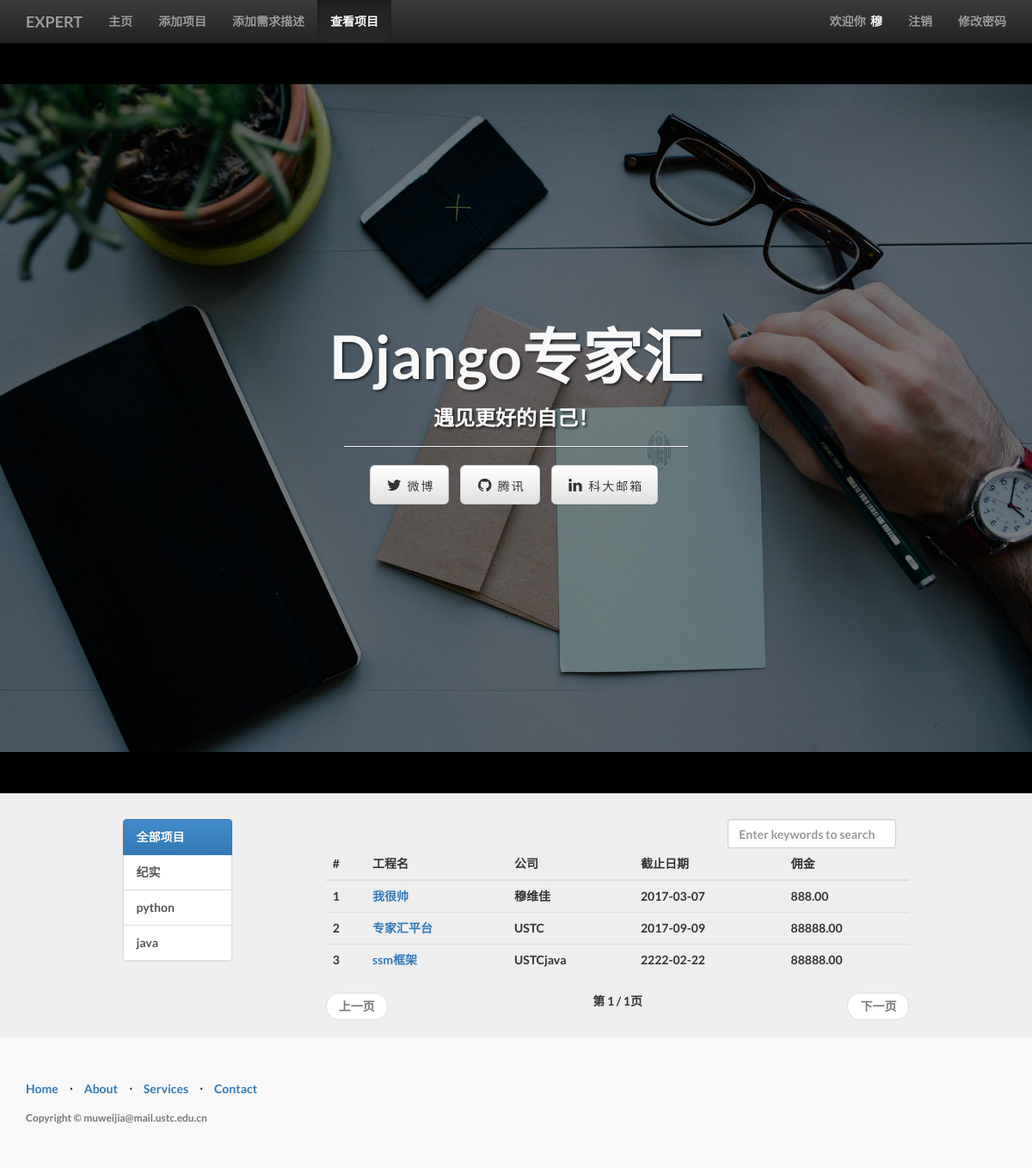
Screenshot of /view_book_list/ (signed in) with the database file from the repository.
### management/models.py (models this page shows, shortened)
class MyUser(models.Model):
    user = models.OneToOneField(User)
    nickname = models.CharField(max_length=16)
    permission = models.IntegerField(default=1)

class Book(models.Model):
    name = models.CharField(max_length=128)
    price = models.FloatField()
    author = models.CharField(max_length=128)
    publish_date = models.DateField()
    category = models.CharField(max_length=128)
    class META:
        ordering = ['name']

### management/views.py (the view)
# urls.py: url(r'^view_book_list/$', views.view_book_list, name='view_book_list'),
def view_book_list(request):
    user = request.user if request.user.is_authenticated() else None
    category_list = Book.objects.values_list('category', flat=True).distinct()
    query_category = request.GET.get('category', 'all')
    if (not query_category) or Book.objects.filter(category=query_category).count() is 0:
        query_category = 'all'
        book_list = Book.objects.all()
    else:
        book_list = Book.objects.filter(category=query_category)
    if request.method == 'POST':
        keyword = request.POST.get('keyword', '')
        book_list = Book.objects.filter(name__contains=keyword)
        query_category = 'all'
    paginator = Paginator(book_list, 5)
    page = request.GET.get('page')
    try:
        book_list = paginator.page(page)
    except PageNotAnInteger:
        book_list = paginator.page(1)
    except EmptyPage:
        book_list = paginator.page(paginator.num_pages)
    content = {
        'user': user,
        'active_menu': 'view_book',
        'category_list': category_list,
        'query_category': query_category,
        'book_list': book_list,
    }
    return render(request, 'management/view_book_list.html', content)

### templates/management/view_book_list.html (shortened to what this page needs)
{% extends "management/base.html" %}
{% load staticfiles %}
{% block content %}
    <div class="container">
        <div class="row">
            <div class="col-md-10 col-md-offset-1">
                <div class="col-md-2">
                    <div class="list-group">
                        <a href="{% url 'view_book_list' %}" class="list-group-item" id="id_category_all">
                            全部项目
                        </a>
                        {% for category in category_list %}
                            <a href="{% url 'view_book_list' %}?category={{ category }}" class="list-group-item"
                               id="id_category_{{ category }}">
                                {{ category }}
                            </a>
                        {% endfor %}
                    </div>
                </div>
                <div class="col-md-9 col-md-offset-1">
                    <div class="col-md-4 col-md-offset-8">
                        <form role="form" method="post" name="search_form">
                            <input type="search" class="form-control" name="keyword"
                                   placeholder="Enter keywords to search" id="id_search_input" onkeyup="key_up()"
                                   autofocus>
                        </form>
                    </div>
                    <table class="table table-hover">
                        <thead>
                        <tr>
                            <th>#</th>
                            <th>工程名</th>
                            <th>公司</th>
                            <th>截止日期</th>
                            <th>佣金</th>
                        </tr>
                        </thead>
                        <tbody>
                        {% for book in book_list %}
                            <tr>
                                <td>{{ forloop.counter }}</td>
                                <td><a href="{% url 'detail' %}?id={{ book.id }}">{{ book.name }}</a></td>
                                <td>{{ book.author }}</td>
                                <td>{{ book.publish_date|date:"Y-m-d" }}</td>
                                <td>{{ book.price|floatformat:2 }}</td>
                            </tr>
                        {% empty %}
                            <tr>
                                <td>暂无项目</td>
                            </tr>
                        {% endfor %}
                        </tbody>
                    </table>
                    <nav>
                        <ul class="pager">
                            {% if book_list.has_previous %}
                                <li class="previous"><a
                                        href="?typ={{ query_category }}&page={{ book_list.previous_page_number }}">上一页</a>
                                </li>
                            {% else %}
                                <li class="previous disabled"><a href="#">上一页</a></li>
                            {% endif %}
                            第 {{ book_list.number }} / {{ book_list.paginator.num_pages }}页
                            {% if book_list.has_next %}
                                <li class="next"><a
                                        href="?typ={{ query_category }}&page={{ book_list.next_page_number }}">下一页</a>
                                </li>
                            {% else %}
                                <li class="next disabled"><a href="#">下一页</a></li>
                            {% endif %}
                        </ul>
                    </nav>
                </div>
            </div>
        </div>
    </div>
{% endblock %}

### templates/management/base.html (shortened to what this page needs)
<!DOCTYPE html>
{% load staticfiles %}
<html lang="zh-cn">
<head>
    <link rel="stylesheet" type="text/css" href="{% static 'css/bootstrap.min.css' %}">
    <link rel="stylesheet" type="text/css" href="{% static 'css/bootstrap-theme.min.css' %}">
    <link rel="stylesheet" type="text/css" href="{% static 'css/base.css' %}">
    <link href="{% static 'css/landing-page.css' %}"rel="stylesheet">
    <link href="font-awesome/css/font-awesome.min.css" rel="stylesheet" type="text/css">
</head>
<body>
<nav class="navbar navbar-inverse navbar-fixed-top" role="navigation">
    <div class="container">
        <div class="navbar-header">
            <a href="{% url 'homepage' %}" class="navbar-brand">EXPERT</a>
        </div>
        <div class="collapse navbar-collapse" id="navbar-collapse-basepage">
            <ul class="nav navbar-nav">
                <li id="homepage"><a href="{% url 'homepage' %}">主页</a></li>
                {% if user.myuser.permission > 1 %}
                    <li id="add_book"><a href="{% url 'add_book' %}">添加项目</a></li>
                    <li id="add_img"><a href="{% url 'add_img' %}">添加需求描述</a></li>
                {% endif %}
                <li id="view_book"><a href="{%url 'view_book_list'%}">查看项目</a></li>
            </ul>
            <ul class="nav navbar-nav navbar-right">
                {% if user %}
                    <li><p class="navbar-text">欢迎你&nbsp;&nbsp;<span id="base_name">{{ user.myuser.nickname }}</span></p>
                    </li>
                    <li><a href="{% url 'logout'%}">注销</a></li>
                    <li><a href="{% url 'set_password' %}">修改密码</a></li>
                {% endif %}
            </ul>
        </div>
    </div>
</nav>
<header class="jumbotron subhead" id="header-base">
    <div class="intro-header">
        <div class="container">
            <div class="row">
                <div class="col-lg-12">
                    <div class="intro-message">
                        <h1>Django专家汇</h1>
                        <h3>遇见更好的自己！ </h3>
                        <hr class="intro-divider">
                        <ul class="list-inline intro-social-buttons">
                            <li>
                                <a href=# class="btn btn-default btn-lg"><i class="fa fa-twitter fa-fw"></i> <span class="network-name">微博</span></a>
                            </li>
                            <li>
                                <a href=# class="btn btn-default btn-lg"><i class="fa fa-github fa-fw"></i> <span class="network-name">腾讯</span></a>
                            </li>
                            <li>
                                <a href="#" class="btn btn-default btn-lg"><i class="fa fa-linkedin fa-fw"></i> <span class="network-name">科大邮箱</span></a>
                            </li>
                        </ul>
                    </div>
                </div>
            </div>
        </div>
    </div>
</header>
{% block content %}{% endblock %}
    <footer>
        <div class="container">
            <div class="row">
                <div class="col-lg-12">
                    <ul class="list-inline">
                        <li>
                            <a href="#">Home</a>
                        </li>
                        <li class="footer-menu-divider">&sdot;</li>
                        <li>
                            <a href="#about">About</a>
                        </li>
                        <li class="footer-menu-divider">&sdot;</li>
                        <li>
                            <a href="#services">Services</a>
                        </li>
                        <li class="footer-menu-divider">&sdot;</li>
                        <li>
                            <a href="#contact">Contact</a>
                        </li>
                    </ul>
                    <p class="copyright text-muted small">Copyright &copy; muweijia@mail.ustc.edu.cn</p>
                </div>
            </div>
        </div>
    </footer>
</body>
</html>

### management/static/css/base.css (style rules this page uses)
body { padding-top: 50px; background-color: #eeeeee; }
#header-base { background-color: #000; color: #fff; }
#base_name { color: #fff; font-weight: bold; }

### management/static/css/landing-page.css (style rules this page uses)
body, html { width: 100%; height: 100%; }
body, h1, h2, h3, h4, h5, h6 { font-family: "Lato","Helvetica Neue",Helvetica,Arial,sans-serif; font-weight: 700; }
.intro-header { padding-top: 50px; padding-bottom: 50px; text-align: center; color: #f8f8f8; background: url(../img/intro-bg.jpg) no-repeat center center; background-size: cover; }
.intro-message { position: relative; padding-top: 20%; padding-bottom: 20%; }
.intro-message > h1 { margin: 0; text-shadow: 2px 2px 3px rgba(0,0,0,0.6); font-size: 5em; }
.intro-divider { width: 400px; border-top: 1px solid #f8f8f8; border-bottom: 1px solid rgba(0,0,0,0.2); }
.intro-message > h3 { text-shadow: 2px 2px 3px rgba(0,0,0,0.6); }
.network-name { text-transform: uppercase; font-size: 14px; font-weight: 400; letter-spacing: 2px; }
footer { padding: 50px 0; background-color: #f8f8f8; }
p.copyright { margin: 15px 0 0; }

### rows the page displays
Book: name "我很帅", author "穆维佳", publish_date "2017-03-07", price "888.00"
Book: name "专家汇平台", author "USTC", publish_date "2017-09-09", price "88888.00"
Book: name "ssm框架", author "USTCjava", publish_date "2222-02-22", price "88888.00"

### other values shown
{{ user.myuser.nickname }} "穆"
{{ category }} "纪实" "python" "java"
{{ book_list.number }} "1"
{{ book_list.paginator.num_pages }} "1"
